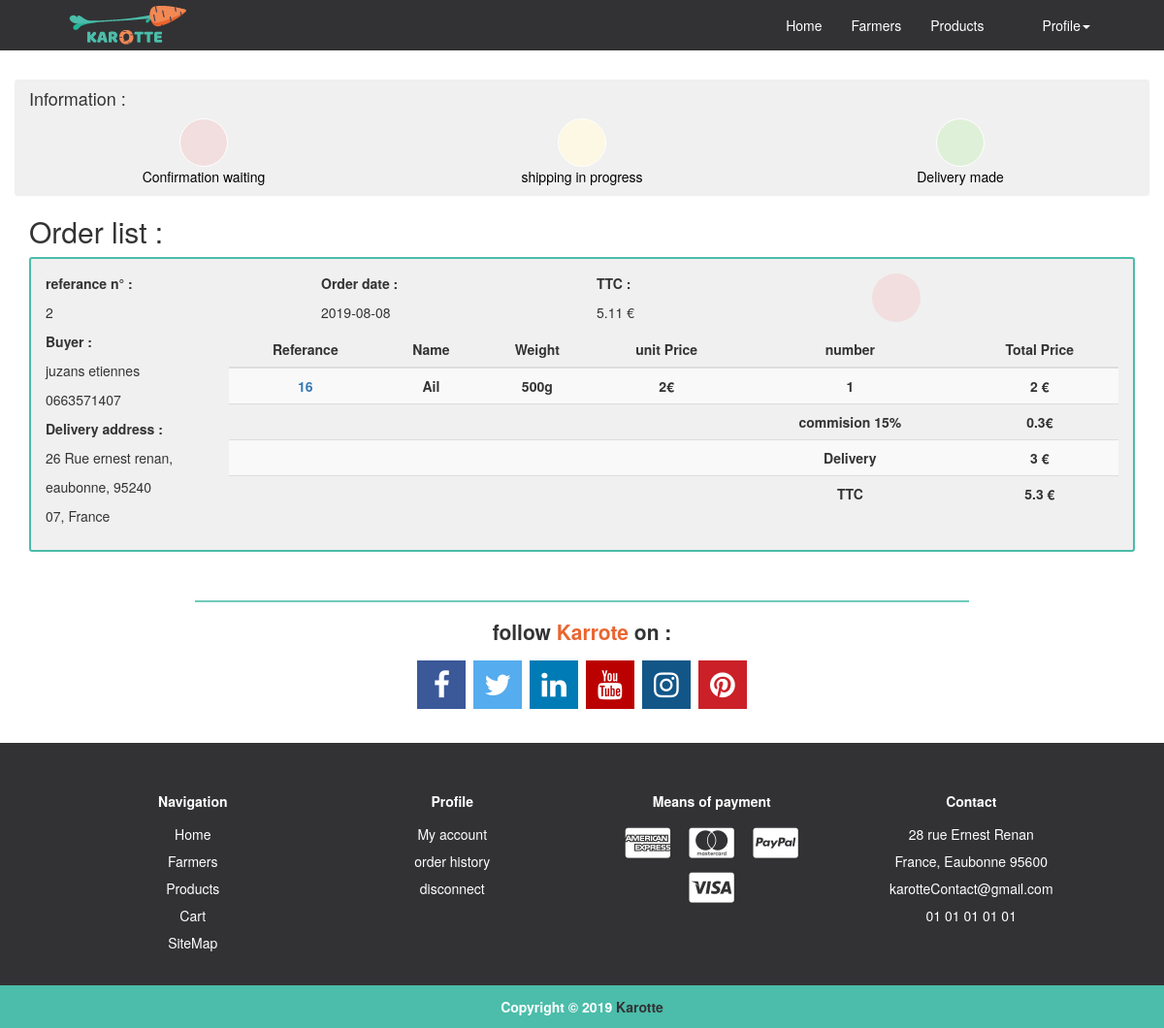
Page /OrderHistory (signed in) on the earlier database version.
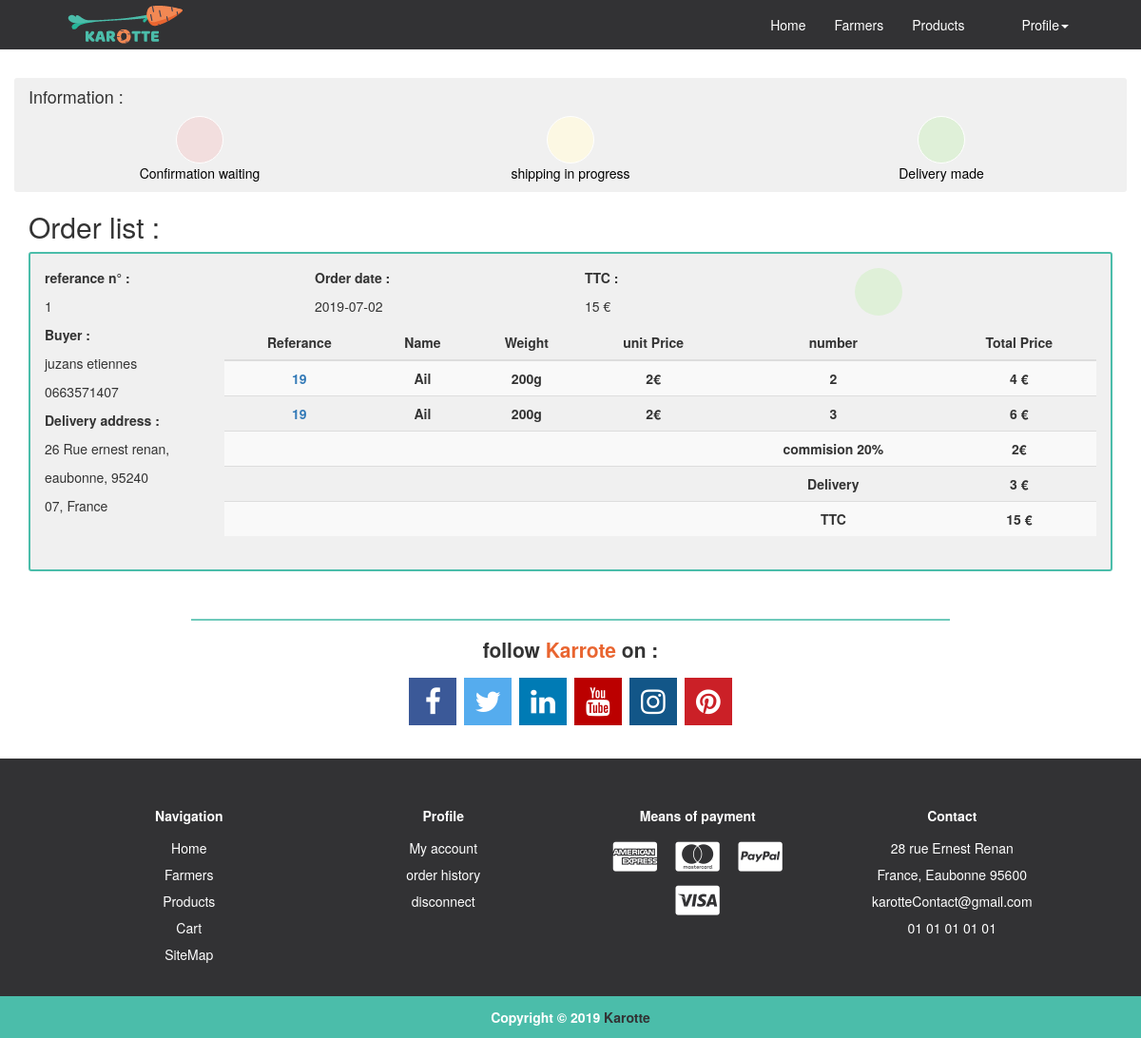
Same page on the later database version.
### tables this page shows
CREATE TABLE IF NOT EXISTS `Commande` (
  `Id` int(9) NOT NULL,
  `IdUser` int(9) NOT NULL,
  `idFarmer` int(9) NOT NULL,
  `Prix` varchar(255) NOT NULL,
  `CreationDate` date NOT NULL,
  `Status` int(1) NOT NULL,
  `IdDelivery` int(1) NOT NULL,
  `jwt` text NOT NULL
);

CREATE TABLE IF NOT EXISTS `Users` (
  `Id` int(9) NOT NULL,
  `Name` varchar(255) NOT NULL,
  `LastName` varchar(255) NOT NULL,
  `Email` varchar(255) NOT NULL,
  `Password` varchar(255) NOT NULL,
  `DateBirth` date DEFAULT NULL,
  `Type` int(1) NOT NULL,
  `Actif` int(1) NOT NULL DEFAULT '0',
  `Status` int(1) NOT NULL DEFAULT '1',
  `CreationDate` date NOT NULL,
  `CreationIp` varchar(100) NOT NULL
);

CREATE TABLE IF NOT EXISTS `Delivery` (
  `Id` int(9) NOT NULL,
  `IdUser` int(9) NOT NULL,
  `Road` varchar(255) NOT NULL,
  `RoadName` varchar(255) NOT NULL,
  `RoadNumber` varchar(255) NOT NULL,
  `PostalCode` varchar(255) NOT NULL,
  `City` varchar(255) NOT NULL,
  `Region` varchar(255) NOT NULL,
  `County` varchar(255) NOT NULL,
  `Phone` varchar(255) NOT NULL,
  `Actif` int(1) NOT NULL DEFAULT '1'
);

CREATE TABLE IF NOT EXISTS `ProduitOrder` (
  `Id` int(9) NOT NULL,
  `IdCommande` int(9) NOT NULL,
  `IdProduit` int(9) NOT NULL,
  `NbProduits` int(9) NOT NULL,
  `idFarmerProduct` int(9) NOT NULL,
  `Status` int(1) NOT NULL,
  `creationDate` date NOT NULL
);

CREATE TABLE IF NOT EXISTS `Produit` (
  `Id` int(9) NOT NULL,
  `IdListeProduit` int(9) NOT NULL,
  `Prix` varchar(255) NOT NULL,
  `Biographie` text NOT NULL,
  `Qualiter` text NOT NULL,
  `UnitWeight` varchar(9) NOT NULL,
  `NbStock` varchar(255) NOT NULL,
  `IdFarmers` int(9) NOT NULL,
  `Region` int(9) NOT NULL,
  `CreationDate` date DEFAULT NULL,
  `Actif` int(1) NOT NULL DEFAULT '0'
);

CREATE TABLE IF NOT EXISTS `ListeProduit` (
  `Id` int(9) NOT NULL,
  `Name` varchar(255) NOT NULL,
  `Actif` int(1) NOT NULL DEFAULT '1'
);

### controller/OrderHistory.php (called while the page is built)
<?php
$objDelivery = new delivery($connect);
?>

### models/connect.class.php (called while the page is built, shortened)
<?php
class connect {
    public function setConnect(PDO $connect)
    {
        $this -> _connect = $connect;
    }
}
?>

### models/delivery.class.php (called while the page is built, shortened)
<?php
class delivery extends connect
{
    public function OrderDelivery($iduser, $status){
        $req = $this -> _connect -> query("SELECT Commande.Id as id_commande, Commande.IdUser as iduser_commande, Commande.idFarmer as id_farmer, Commande.Prix as prix_end, Commande.CreationDate as date_Commande, Commande.Status as commande_status, Commande.IdDelivery as id_delivery, Users.Id as id_user, Users.Name as name_user, Users.LastName as user_lastName, Delivery.Id as id_delivery_id, Delivery.IdUser as delivery_id_user, Delivery.Road as road, Delivery.RoadName as road_name, Delivery.RoadNumber as road_number, Delivery.PostalCode as postal_code, Delivery.City as city, Delivery.Region as region, Delivery.County as country, Delivery.Phone as phone FROM Commande INNER JOIN Users ON Users.Id = Commande.IdUser INNER JOIN Delivery ON Delivery.Id = Commande.IdDelivery WHERE Commande.IdUser = '$iduser'");
        $res = $req -> fetchAll();
        return $res;
    }
    public function DeliveryToDoOrderProduit($IdCommande,$idfarmer){
        $req = $this -> _connect -> query("SELECT ProduitOrder.Id as id_produit_order, ProduitOrder.IdCommande as id_commande, ProduitOrder.IdProduit as id_produit, ProduitOrder.NbProduits as nb_produit, ProduitOrder.idFarmerProduct as if_farmer, Produit.Id as Produit_id, Produit.IdListeProduit as Produit_Id_Liste_Produit, Produit.Prix as Produit_prix,Produit.Qualiter as Qualiter, Produit.UnitWeight as Produit_Unit_Weight, ListeProduit.Id as Liste_Produit_id, ListeProduit.Name as Liste_Produit_Name FROM ProduitOrder INNER JOIN Produit ON Produit.Id = ProduitOrder.IdProduit INNER JOIN ListeProduit ON ListeProduit.Id = Produit.IdListeProduit WHERE ProduitOrder.IdCommande = '$IdCommande' AND ProduitOrder.idFarmerProduct = '$idfarmer' ");
        $res = $req -> fetchAll();
        return $res;
    }
}
?>

### config.php (called while the page is built, shortened)
<?php
function routeUrl(){
    $nbslash = '';
    if(isset($_GET['p'])){
        $nburl = count(explode('/', $_GET['p']));
        if($nburl !== 0){
            for($i=1; $i < $nburl; $i++){
                $nbslash .= "../";
            }
        }
    }
    return $nbslash;
}

### views/page/OrderHistory.php (the view, shortened to what the changed rows need)
<?php
include "controller/OrderHistory.php";
if(isset($_SESSION['user'])){
    ?>
    <div class="container block_Ordder_history">
        <h2>Order list :</h2>
        <?php
        $odersAll = $objDelivery->OrderDelivery($_SESSION['user'], '0');
        $nbOrdersAll = sizeof($odersAll);
        if($nbOrdersAll > 0){
            foreach($odersAll as $orderAll){
                $orderId = $orderAll['id_commande'];
                $status = $orderAll['commande_status'];
                $idfarmer = $orderAll['id_farmer'];
                if($status > 0){
                    if($status > 1){
                        $color = '<div class="p-3 mb-2 bg-success text-white" style="width: 50px;height: 50px;border-radius: 25px"></div>';
                    }else{
                        $color = '<div class="p-3 mb-2 bg-warning text-dark" style="width: 50px;height: 50px;border-radius: 25px"></div>';
                    }
                }else{
                    $color = '<div class="p-3 mb-2 bg-danger text-white" style="width: 50px;height: 50px;border-radius: 25px"></div>';
                }
                ?>
                <div class="block_Ordder_history_order">
                    <div class="row">
                        <div class="col-lg-12">
                            <div class="row">
                                <div class="col-lg-3">
                                    <p><strong>referance n° : </strong></p>
                                    <p><?= $orderId ?></p>
                                </div>
                                <div class="col-lg-3">
                                    <p><strong>Order date :</strong></p>
                                    <p><?= $orderAll['date_Commande'] ?></p>
                                </div>
                                <div class="col-lg-3">
                                    <p><strong>TTC : </strong></p>
                                    <p><?= $orderAll['prix_end'] ?> €</p>
                                </div>
                                <div class="col-lg-3">
                                    <?= $color ?>
                                </div>
                            </div>
                        </div>
                        <div class="col-lg-2">
                            <div class="block_Ordder_history_acheteur">
                                <p><strong>Buyer : </strong></p>
                                <p><?= $orderAll['user_lastName'] ?> <?= $orderAll['name_user'] ?></p>
                                <p><?= $orderAll['phone'] ?></p>
                            </div>
                            <div class="block_Ordder_history_delivery">
                                <p><strong>Delivery address :</strong></p>
                                <p><?= $orderAll['road_number'].' '.$orderAll['road'].' '.$orderAll['road_name'].','?></p>
                                <p><?= $orderAll['city'].', '.$orderAll['postal_code'] ?></p>
                                <p><?= $orderAll['region'].', '.$orderAll['country'] ?></p>
                            </div>
                        </div>
                        <div class="col-lg-10 block_Ordder_history_produit">
                            <table class="table table-striped">
                                <thead>
                                <tr>
                                    <th style="text-align: center" scope="col">Referance</th>
                                    <th style="text-align: center" scope="col">Name</th>
                                    <th style="text-align: center" scope="col">Weight</th>
                                    <th style="text-align: center" scope="col">unit Price</th>
                                    <th style="text-align: center" scope="col">number</th>
                                    <th style="text-align: center" scope="col">Total Price</th>
                                </tr>
                                </thead>
                                <tbody>
                                <?php
                                $calttc = 0;
                                $qualiter = "";
                                $comPoucentage = "";
                                foreach($objDelivery->DeliveryToDoOrderProduit($orderId,$idfarmer) as $produit){
                                    $total = $produit['Produit_prix']  * $produit['nb_produit'];
                                    $calttc = $calttc + $total;
                                    if($produit['Qualiter'] == 1){
                                        $qualiter = "0.15";
                                        $comPoucentage = '15%';
                                    }else{
                                        $qualiter = "0.20";
                                        $comPoucentage = "20%";
                                    }
                                    ?>
                                    <tr>
                                        <th style="text-align: center" scope="col"><a href="<?= routeUrl() ?>AdHistory/annonce=<?= $produit['Produit_id'] ?>/"><?= $produit['Produit_id']?></a></th>
                                        <th style="text-align: center" scope="col"><?= $produit['Liste_Produit_Name']?></th>
                                        <th style="text-align: center" scope="col"><?= $produit['Produit_Unit_Weight']?></th>
                                        <th style="text-align: center" scope="col"><?= $produit['Produit_prix']?>€</th>
                                        <th style="text-align: center" scope="col"><?= $produit['nb_produit']?></th>
                                        <th style="text-align: center" scope="col"><?= $total ?> €</th>
                                    </tr>
                                    <?php
                                }
                                ?>
                                <tr>
                                    <th style="text-align: center" scope="col"></th>
                                    <th style="text-align: center" scope="col"></th>
                                    <th style="text-align: center" scope="col"></th>
                                    <th style="text-align: center" scope="col"></th>
                                    <?php
                                    $com = $calttc * $qualiter;
                                    ?>
                                    <th style="text-align: center" scope="col">commision <?= $comPoucentage ?></th>
                                    <th style="text-align: center" scope="col"><?= $com ?>€</th>
                                </tr>
                                <tr>
                                    <th style="text-align: center" scope="col"></th>
                                    <th style="text-align: center" scope="col"></th>
                                    <th style="text-align: center" scope="col"></th>
                                    <th style="text-align: center" scope="col"></th>
                                    <th style="text-align: center" scope="col">Delivery</th>
                                    <th style="text-align: center" scope="col">3 €</th>
                                </tr>
                                <?php
                                $ttc = $calttc + $com + 3;
                                ?>
                                <tr>
                                    <th style="text-align: center" scope="col"></th>
                                    <th style="text-align: center" scope="col"></th>
                                    <th style="text-align: center" scope="col"></th>
                                    <th style="text-align: center" scope="col"></th>
                                    <th style="text-align: center" scope="col">TTC</th>
                                    <th style="text-align: center" scope="col"><?= $ttc ?> €</th>
                                </tr>
                                </tbody>
                            </table>
                        </div>
                    </div>
                </div>
                <?php
            }
        }else{
            ?>
            <div class="block_delivery_no">
                <p style="text-align: center">You have not command</p>
            </div>
            <?php
        }
        ?>
    </div>
    <?php
}
?>

Differences in the rows shown:
no longer on this page (row edited): commande: Id "2", CreationDate "2019-08-08", Prix "5.11", Status 0 (drawn), IdUser.LastName "juzans", IdUser.Name "etiennes", IdDelivery.Phone "0663571407", IdDelivery.RoadNumber "26", IdDelivery.Road "Rue", IdDelivery.RoadName "ernest renan", IdDelivery.City "eaubonne", IdDelivery.PostalCode "95240", IdDelivery.Region "07", IdDelivery.County "France", produit.Qualiter "15%", produit.Qualiter "0.3", produit.Qualiter "5.3"
no longer on this page (row edited): produitorder: IdProduit.Id "16", listeproduit.Name "Ail", IdProduit.UnitWeight "500g", IdProduit.Prix "2", NbProduits "1"
now on this page (row edited): commande: Id "1", CreationDate "2019-07-02", Prix "15", Status 2 (drawn), IdUser.LastName "juzans", IdUser.Name "etiennes", IdDelivery.Phone "0663571407", IdDelivery.RoadNumber "26", IdDelivery.Road "Rue", IdDelivery.RoadName "ernest renan", IdDelivery.City "eaubonne", IdDelivery.PostalCode "95240", IdDelivery.Region "07", IdDelivery.County "France", produit.Qualiter "20%", produit.Qualiter "2", produit.Qualiter "15"
now on this page (row unchanged): produitorder: IdProduit.Id "19", listeproduit.Name "Ail", IdProduit.UnitWeight "200g", IdProduit.Prix "2", NbProduits "2", total "4", shown under "1"
now on this page (row unchanged): produitorder: IdProduit.Id "19", listeproduit.Name "Ail", IdProduit.UnitWeight "200g", IdProduit.Prix "2", NbProduits "3", total "6", shown under "1"
